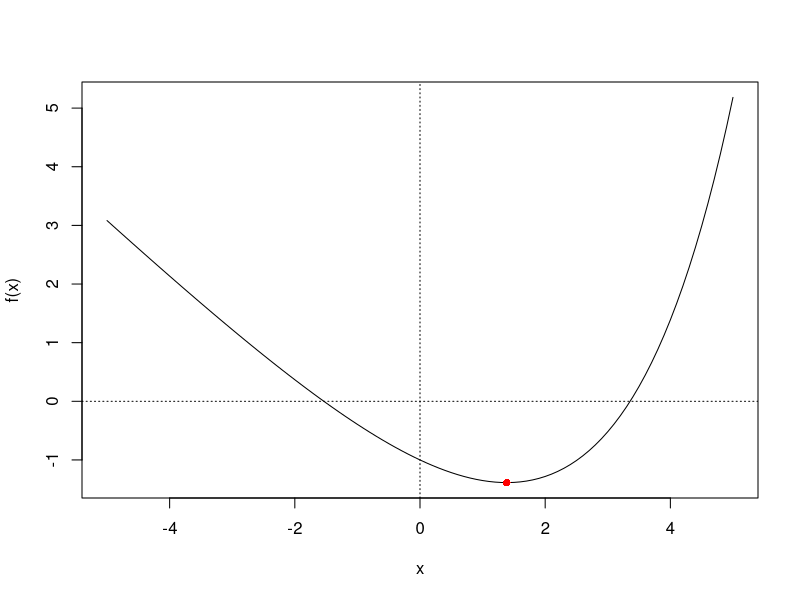
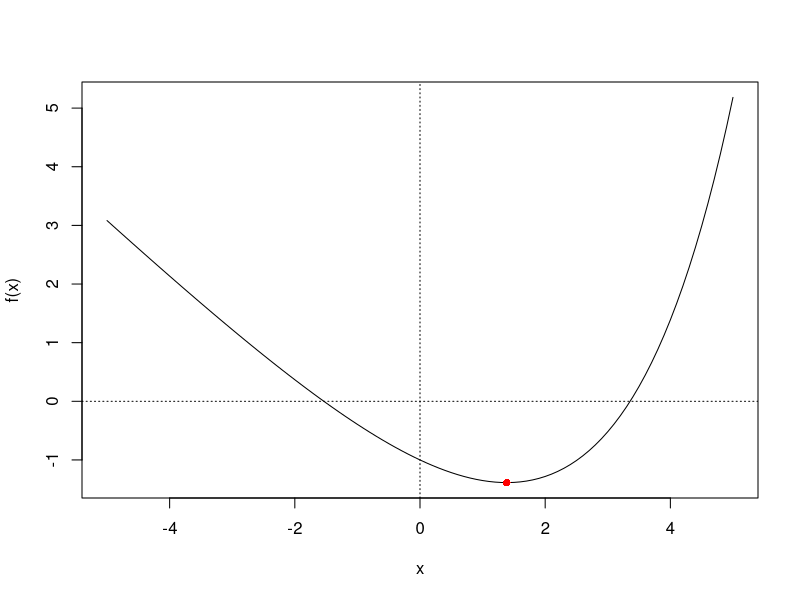
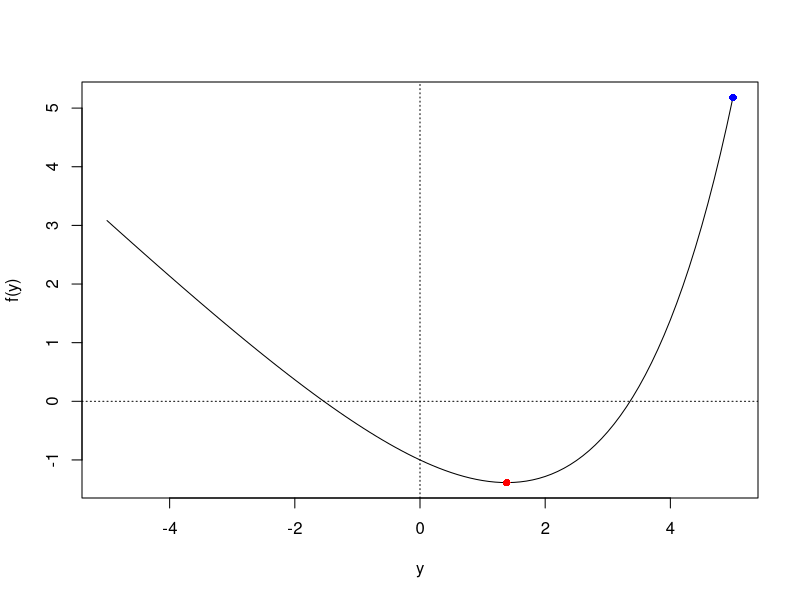
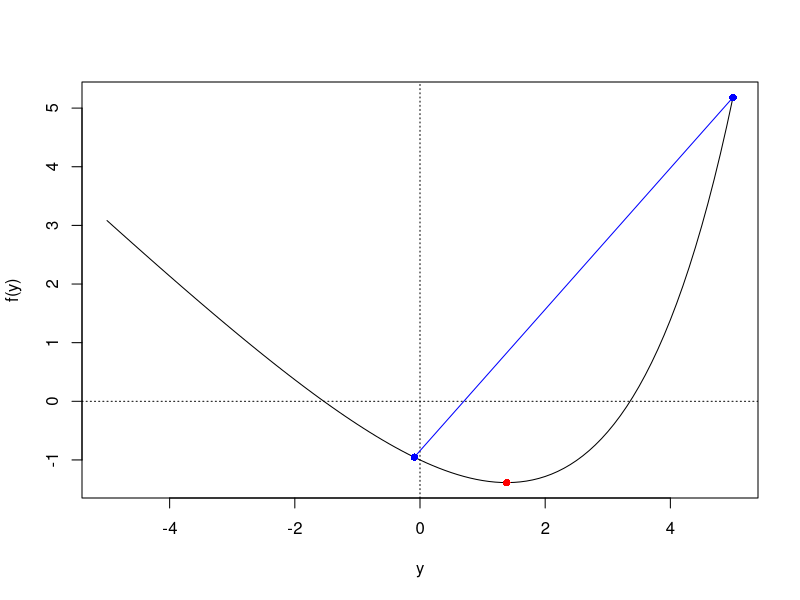
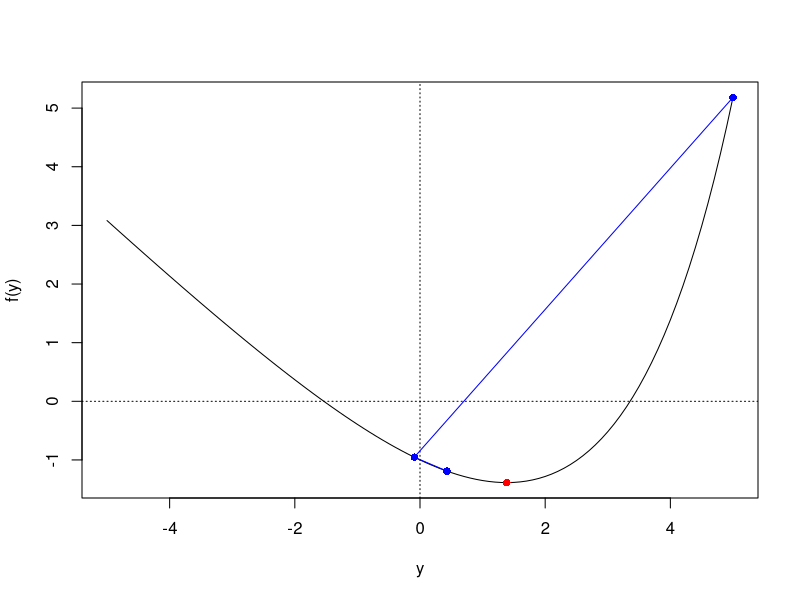
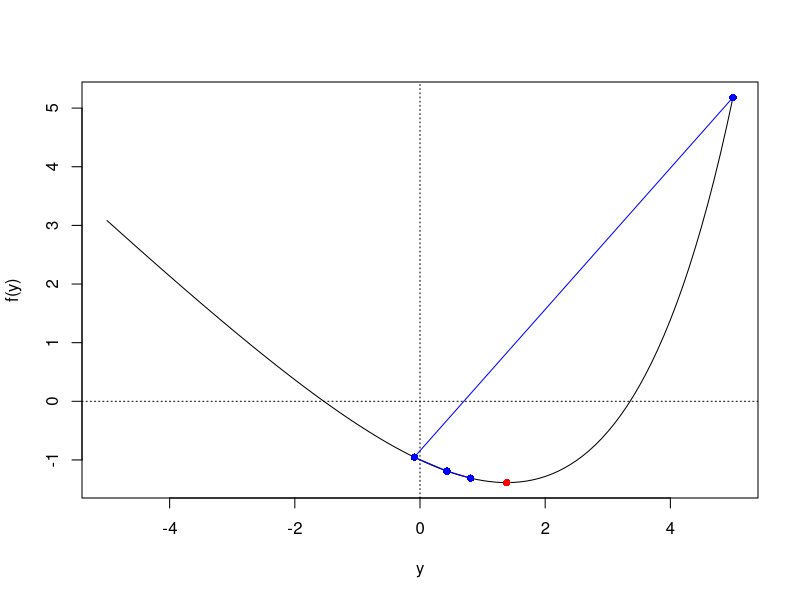
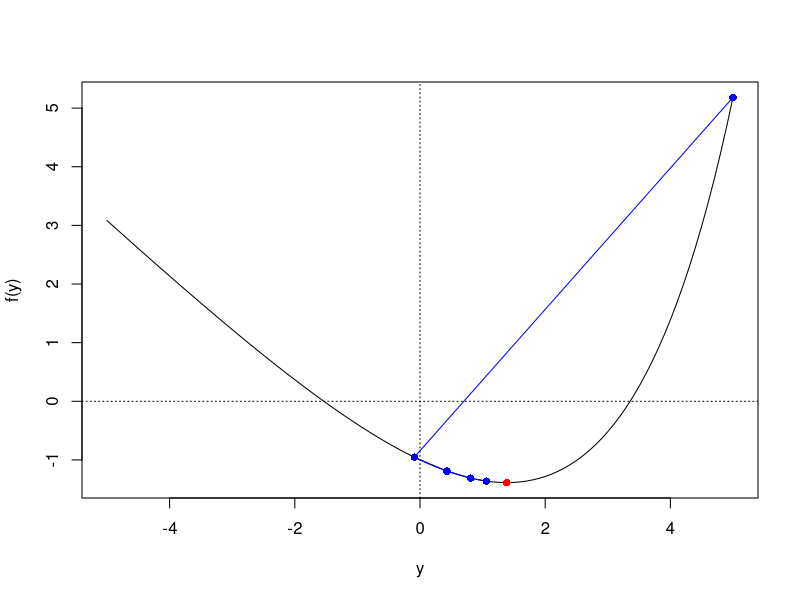
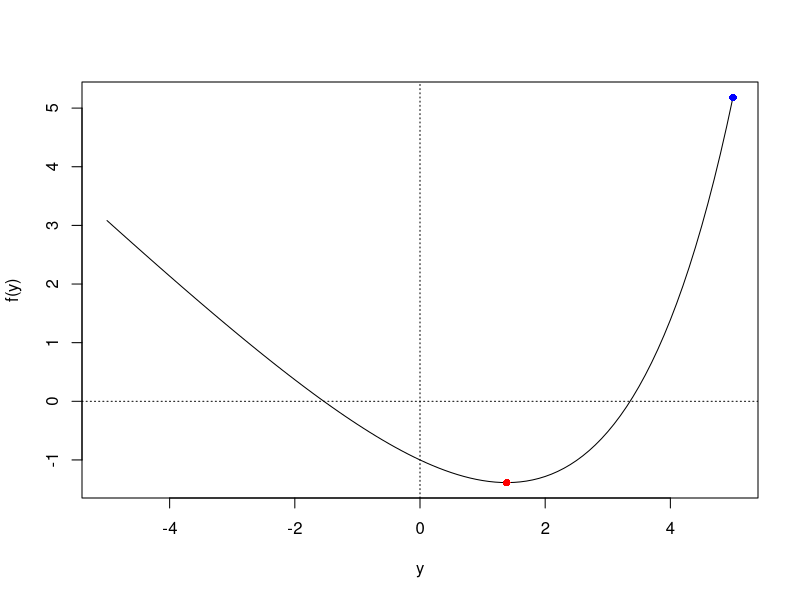

Here is the R script that generated these plots, in order:
## ---- chunk 1
f <- function(x){
  exp(x/2) - x - 2
}
## ---- chunk 2
#| echo: false
x <- seq(-5,5,.1)
plot(x,f(x),type = "l")
abline(h = 0, lty = 3)
abline(v = 0, lty = 3)
points(1.38629,f(1.38629), col = "red", pch = 16)
## ---- chunk 3
f <- function(x){
  exp(x/2) - x - 2
}
## ---- chunk 4
fprime <- function(x){
  1/2*exp(x/2) - 1
}
## ---- chunk 5
uniroot(fprime, c(-10,10))
## ---- chunk 6
f <- function(rho){
  rho^2 - rho  - 1
}
uniroot(f, c(0,2))$root
## ---- chunk 7
(1+sqrt(5))/2
## ---- chunk 8
f <- function(x){
  exp(x/2) - x - 2
}

fprime <- function(x){
  1/2*exp(x/2) - 1
}
## ---- chunk 9
#| echo: false
x <- seq(-5,5,.1)
plot(x,f(x),type = "l")
abline(h = 0, lty = 3)
abline(v = 0, lty = 3)
points(1.38629,f(1.38629), col = "red", pch = 16)
## ---- chunk 10
x <- c()
#initial guess
x[1] <- 5
#learning rate
gamma <- 1
eps <- 10
i <- 1
  while (eps > 0.001){
x[i + 1] <- x[i] - gamma*fprime(x[i])
eps <- abs(x[i + 1] - x[i])
i <- i + 1
    }
## ---- chunk 11
#| echo: false
y <- seq(-5,5,.1)
plot(y,f(y),type = "l")
abline(h = 0, lty = 3)
abline(v = 0, lty = 3)
points(x[1],f(x[1]), col  = "blue", pch = 16)
points(1.38629,f(1.38629), col = "red", pch = 16)
## ---- chunk 12
#| echo: false
y <- seq(-5,5,.1)
plot(y,f(y),type = "l")
abline(h = 0, lty = 3)
abline(v = 0, lty = 3)
points(x[1:2],f(x[1:2]), col  = "blue", pch = 16)
points(x[1:2],f(x[1:2]), col  = "blue", type = "l")
points(1.38629,f(1.38629), col = "red", pch = 16)
## ---- chunk 13
#| echo: false
y <- seq(-5,5,.1)
plot(y,f(y),type = "l")
abline(h = 0, lty = 3)
abline(v = 0, lty = 3)
points(x[1:3],f(x[1:3]), col  = "blue", pch = 16)
points(x[1:3],f(x[1:3]), col  = "blue", type = "l")
points(1.38629,f(1.38629), col = "red", pch = 16)
## ---- chunk 14
#| echo: false
y <- seq(-5,5,.1)
plot(y,f(y),type = "l")
abline(h = 0, lty = 3)
abline(v = 0, lty = 3)
points(x[1:4],f(x[1:4]), col  = "blue", pch = 16)
points(x[1:4],f(x[1:4]), col  = "blue", type = "l")
points(1.38629,f(1.38629), col = "red", pch = 16)
## ---- chunk 15
#| echo: false
y <- seq(-5,5,.1)
plot(y,f(y),type = "l")
abline(h = 0, lty = 3)
abline(v = 0, lty = 3)
points(x[1:5],f(x[1:5]), col  = "blue", pch = 16)
points(x[1:5],f(x[1:5]), col  = "blue", type = "l")
points(1.38629,f(1.38629), col = "red", pch = 16)
## ---- chunk 16
x <- c()
#initial guess
x[1] <- 5
#learning rate
gamma <- 0.1
eps <- 10
i <- 1
  while (eps > 0.001){
x[i + 1] <- x[i] - gamma*fprime(x[i])
eps <- abs(x[i + 1] - x[i])
i <- i + 1
    }
## ---- chunk 17
#| echo: false
y <- seq(-5,5,.1)
plot(y,f(y),type = "l")
abline(h = 0, lty = 3)
abline(v = 0, lty = 3)
points(x[1],f(x[1]), col  = "blue", pch = 16)
points(1.38629,f(1.38629), col = "red", pch = 16)
## ---- chunk 18
#| echo: false
y <- seq(-5,5,.1)
plot(y,f(y),type = "l")
abline(h = 0, lty = 3)
abline(v = 0, lty = 3)
points(x[1:2],f(x[1:2]), col  = "blue", pch = 16)
points(x[1:2],f(x[1:2]), col  = "blue", type = "l")
points(1.38629,f(1.38629), col = "red", pch = 16)
## ---- chunk 19
#| echo: false
y <- seq(-5,5,.1)
plot(y,f(y),type = "l")
abline(h = 0, lty = 3)
abline(v = 0, lty = 3)
points(x[1:3],f(x[1:3]), col  = "blue", pch = 16)
points(x[1:3],f(x[1:3]), col  = "blue", type = "l")
points(1.38629,f(1.38629), col = "red", pch = 16)
## ---- chunk 20
#| echo: false
y <- seq(-5,5,.1)
plot(y,f(y),type = "l")
abline(h = 0, lty = 3)
abline(v = 0, lty = 3)
points(x[1:4],f(x[1:4]), col  = "blue", pch = 16)
points(x[1:4],f(x[1:4]), col  = "blue", type = "l")
points(1.38629,f(1.38629), col = "red", pch = 16)
## ---- chunk 21
#| echo: false
y <- seq(-5,5,.1)
plot(y,f(y),type = "l")
abline(h = 0, lty = 3)
abline(v = 0, lty = 3)
points(x[1:5],f(x[1:5]), col  = "blue", pch = 16)
points(x[1:5],f(x[1:5]), col  = "blue", type = "l")
points(1.38629,f(1.38629), col = "red", pch = 16)
## ---- chunk 22
set.seed(1234)
x <- rnorm(20)
y <- 10 + 3*x + rnorm(20,0,3)
plot(x, y)
lm(y~x)$coef
abline(a = 10, b = 3, col = "red")
abline(a = 8.106, b = 2.352, col = "red", lty = 3)
## ---- chunk 23
lse <- function(beta){
  sum((y - (beta[1] + beta[2]*x))^2)
}

dlseB0 <- function(beta){
  sum(-2*(y - (beta[1] + beta[2]*x)))
}

dlseB1 <- function(beta){
  sum(-2*x*(y - (beta[1] + beta[2]*x)))
}
## ---- chunk 24
#learning rate
gamma <- 0.1
#initialize
z <- list()
z[[1]] <- c(10,3)

for (i in 1:10){
z[[i+1]] <- c(NA,NA)
z[[i + 1]][1] <- z[[i]][1] - gamma*dlseB0(z[[i]])
z[[i + 1]][2] <- z[[i]][2] - gamma*dlseB1(c(z[[i+1]][1],z[[i]][2]))
}



## ---- chunk 25
x <- c(46.32, 39.78, 40.90, 47.48, 41.25)

#Compute log likelihood
ll <- function(theta){
  out <- sum(dchisq(x,theta, log = TRUE))
  return(out)
}

ll <- Vectorize(ll)
ll(20)

plot(seq(0.1,100,0.1),ll(seq(0.1,100,0.1)), type = "l", xlab = "theta",ylab = "ll")
## ---- chunk 26
ll <- function(theta){
  out <- sum(dchisq(x,theta, log = TRUE))
  return(out)
}

#By default this searched for a minimum
optimize(ll, c(1,100), maximum = TRUE)

# True degrees of freedom was 42. 
